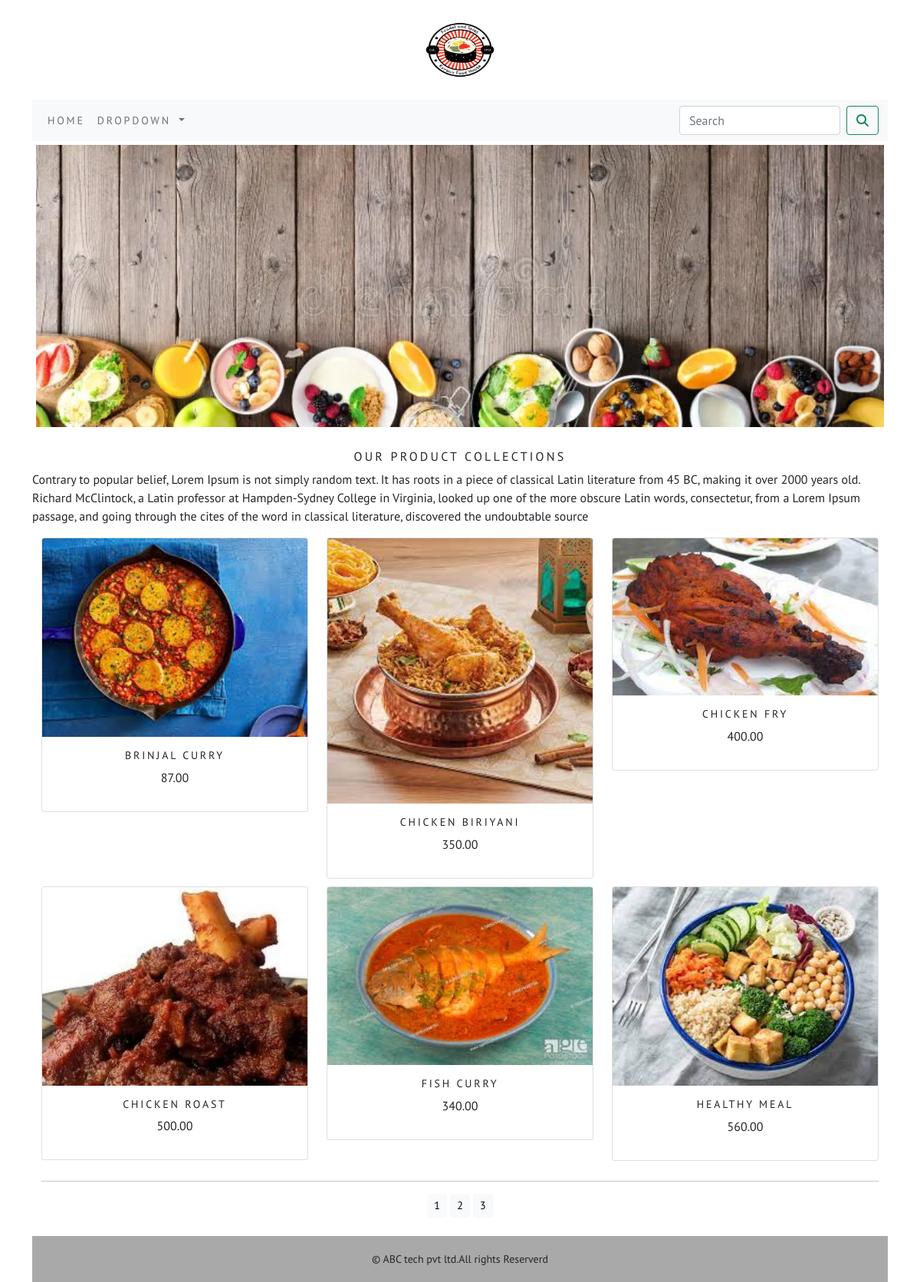
The app's page /shop/ with its own data.
### shop/models.py (models this page shows, shortened)
class Product(models.Model):
    name=models.CharField(max_length=250,unique=True)
    slug=models.SlugField(max_length=250,unique=True)
    description=models.TextField(blank=True)
    price=models.DecimalField(max_digits=10,decimal_places=2)
    category=models.ForeignKey(Category,on_delete=models.CASCADE)
    image=models.ImageField(upload_to='product',blank=True)
    stock=models.IntegerField()
    available=models.BooleanField(default=True)
    created=models.DateTimeField(auto_now_add=True)
    updated=models.DateTimeField(auto_now=True)
    def get_url(self):
        return  reverse('shop:prodCatdetail',args=[self.category.slug,self.slug])
    class Meta:
        ordering=('name',)
        verbose_name='product'
        verbose_name_plural='products'

### shop/views.py (the view)
# urls.py: path('',views.allProdCat,name='allProdCat'),
def allProdCat(request,c_slug=None):
    c_page=None
    products_list=None
    if c_slug!=None:
        c_page=get_object_or_404(Category,slug=c_slug)
        products_list=Product.objects.all().filter(category=c_page,available=True)
    else:
        products_list = Product.objects.all().filter(available=True)
    paginator=Paginator(products_list,6)
    try:
        page=int(request.GET.get('page','1'))
    except:
        page=1
    try:
        products=paginator.page(page)
    except (EmptyPage,InvalidPage):
        products=paginator.page(paginator.num_pages)
    return render(request,"category.html",{'category':c_page,'products':products})

### cart/context_processors.py (called while the page is built)
def counter(request):
    item_count=0
    if 'admin' in request.path:
        return  {}
    else:
        try:
            cart=Cart.objects.filter(cart_id=cart_id(request))
            cart_items=CartItem.objects.all().filter(cart=cart[:1])
            for cart_item in cart_items:
                item_count += cart_item.quantity
        except Cart.DoesNotExist:
            item_count = 0
    return dict(item_count=item_count)

### cart/views.py (called while the page is built)
def cart_id(request):
    cart=request.session.session_key
    if not cart:
        cart=request.session.create()
    return cart

### shop/context_processors.py (called while the page is built)
def menu_links(request):
    links=Category.objects.all()
    return dict(links=links)

### shop/models.py (called while the page is built)
    def get_url(self):
        return reverse('shop:products_by_category',args=[self.slug])

### templates/category.html (shortened to what this page needs)
{% extends 'base.html' %}
{% load static %}
{% block content %}
<div class="mx_auto">
    {% if category %}
    <img class="my_img" src="{{category.image.url}}" alt="{{category.name}}">
</div>
<br>
<div>
    <h1 class="text-center my_title">{{ category.name }}</h1>
    <p class="text-justify">{{ category.description }}</p>
</div>
{% else %}
<div>
<img class="my_image my_image_padding" src="{% static 'img/biri.webp' %}" alt="our products" width="2250px" height="500pxl">
</div>
<br>
<div>
    <h1 class="text-center my_title">Our product collections</h1>
    <p class="text-justify">Contrary to popular belief, Lorem Ipsum is not simply random text. It has roots in a piece of classical Latin literature from 45 BC, making it over 2000 years old. Richard McClintock, a Latin professor at Hampden-Sydney College in Virginia, looked up one of the more obscure Latin words, consectetur, from a Lorem Ipsum passage, and going through the cites of the word in classical literature, discovered the undoubtable source</p>
</div>
{% endif %}
<div class="container">
    <div class="row mx_auto">
        {% for product in products.object_list %}
        <div class="my_bottom_margin col-9 col-sm-12 col-md-4  col-lg-4">
            <div class="card text-center" style="min-width:18rem;">
                <a href="{{product.get_url}}"><img class="card-img-top my-image" src="{{product.image.url}}" alt="{{product.name}}"></a>
                <div class="card-body">
                   <h4>{{product.name}}</h4>
                    <p>{{product.price}}</p>
                </div>
            </div>
        </div>
        {% endfor %}
    </div>
    <div class="mx-auto">
        {% if products.paginator.num_pages > 1 %}
       <hr>
        <div class="text-center">
            {% for pg in products.paginator.page_range %}
                <a href="?page={{pg}}" class="btn btn-light btn-sm {% if products.number == pg %} active {% endif %}">{{pg}}</a>
            {% endfor %}
        </div>
         {% endif %}
    </div>
    <br>
</div>
{% endblock %}

### templates/base.html (shortened to what this page needs)
{% load static %}
<!DOCTYPE html>
<html lang="en">
<head>
    <link href="{% static 'css/bootstrap.min.css' %}" rel="stylesheet">
    <link rel="stylesheet" href="{% static 'css/custom.css' %}">
</head>
<body>
<div class="container">
<div>
 {% include 'header.html' %}
 {% include 'navbar.html' %}
 {% block content %}
  {% endblock %}
</div>
{% include 'footer.html' %}
</div>
</body>
</html>

### templates/header.html
{% load static %}
<header>
   <center>
       <a href="{% url 'shop:allProdCat' %}"> <img src="{% static 'img/logo.png' %}" alt="logimage" width="130px" height="130px"></a>
</center>
</header>

### templates/navbar.html (shortened to what this page needs)
<nav class="navbar navbar-expand-lg navbar-light bg-light">
  <div class="container-fluid">
    <div class="collapse navbar-collapse" id="navbarSupportedContent">
      <ul class="navbar-nav me-auto mb-2 mb-lg-0">
        <li class="nav-item">
          <a class="nav-link" href="#">Home</a>
        </li>
        <li class="nav-item dropdown {% if 'shop' in request.path %} active {% endif %}">
          <a class="nav-link dropdown-toggle" href="#" id="navbarDropdown" role="button" data-bs-toggle="dropdown" aria-expanded="false">
            Dropdown
          </a>
        </li>
      </ul>
      <form class="d-flex" action="{% url 'search_app:SearchResult' %}" method="get">
        <input class="form-control me-2" type="search" placeholder="Search" name="q" aria-label="Search">
        <button class="btn btn-outline-success" type="submit"><i class="fa-solid fa-magnifying-glass"></i></button>
      </form>
    </div>
  </div>
</nav>

### templates/footer.html
<div class="footer navbar-fixed-bottom my_footer">
  <p class="text-center">&copy; ABC tech pvt ltd.All rights Reserverd</p>
</div>

### static/css/custom.css (style rules this page uses)
.nav-item { letter-spacing : .2em; font-size : 14px; text-transform : uppercase; }
body { font-family: 'PT Sans', sans-serif; }
.my_footer { background-color: #A9A9A9; height: 60px; }
.my_footer p { padding-top:20px; font-size:14px; }
.my_image { width:100%; height :auto; }
.my_title { font-size:16px; text-transform:uppercase; letter-spacing:.2em; }
.my_image_padding { padding:5px; }
.my_bottom_margin { margin-bottom:10px; }
.card-body h4 { font-size:14px; text-transform:uppercase; letter-spacing:.2em; }

### records on screen
Product: image (picture), name "BRINJAL CURRY", price "87.00"
Product: image (picture), name "CHICKEN BIRIYANI", price "350.00"
Product: image (picture), name "CHICKEN FRY", price "400.00"
Product: image (picture), name "CHICKEN ROAST", price "500.00"
Product: image (picture), name "FISH CURRY", price "340.00"
Product: image (picture), name "HEALTHY MEAL", price "560.00"

### other values on screen
{{ pg }} "1" "2" "3"
